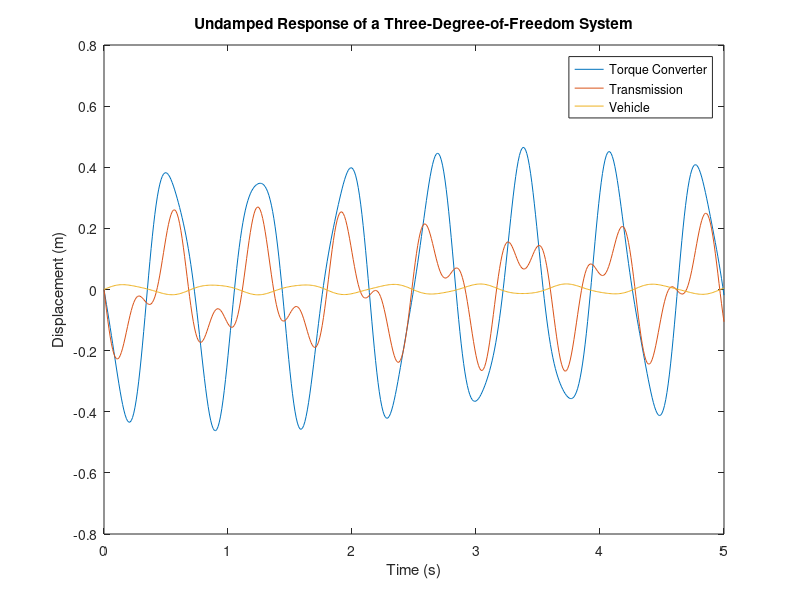

MATLAB code for this plot:
close all; clear all;
m1 = 75; m2 = 100; m3 = 3000; k1 = 10000; k2 = 20000;

M = [m1 0 0; 0 m2 0; 0 0 m3];
K = [k1 -k1 0;-k1 k1+k2 -k2; 0 -k2 k2];

x0 = zeros(3,1);
v0 = [0;0;1];

InvSqM = inv(sqrt(M));
Ktild = InvSqM*K*InvSqM;

[e_vec, e_val] = eig(Ktild);
[lambda, I] = sort(diag(e_val));

wn = sqrt(lambda);
D = diag(lambda);

P = e_vec(:,I);

S = InvSqM * P;
invS = inv(S);

r0 = invS * x0;
rd0 = invS * v0;

n = 3;

t = 0:0.01:5;

for ii = 1:n
    r(ii,:) = sqrt((r0(ii))^2 + (rd0(ii))^2/wn(ii)) .* sin(wn(ii).* t + atan2(wn(ii)*r0(ii),rd0(ii)));
end

x = S*r;

figure(1)
plot(t,x);
title('Undamped Response of a Three-Degree-of-Freedom System');
ylabel('Displacement (m)');
xlabel('Time (s)');
legend('Torque Converter','Transmission','Vehicle');
